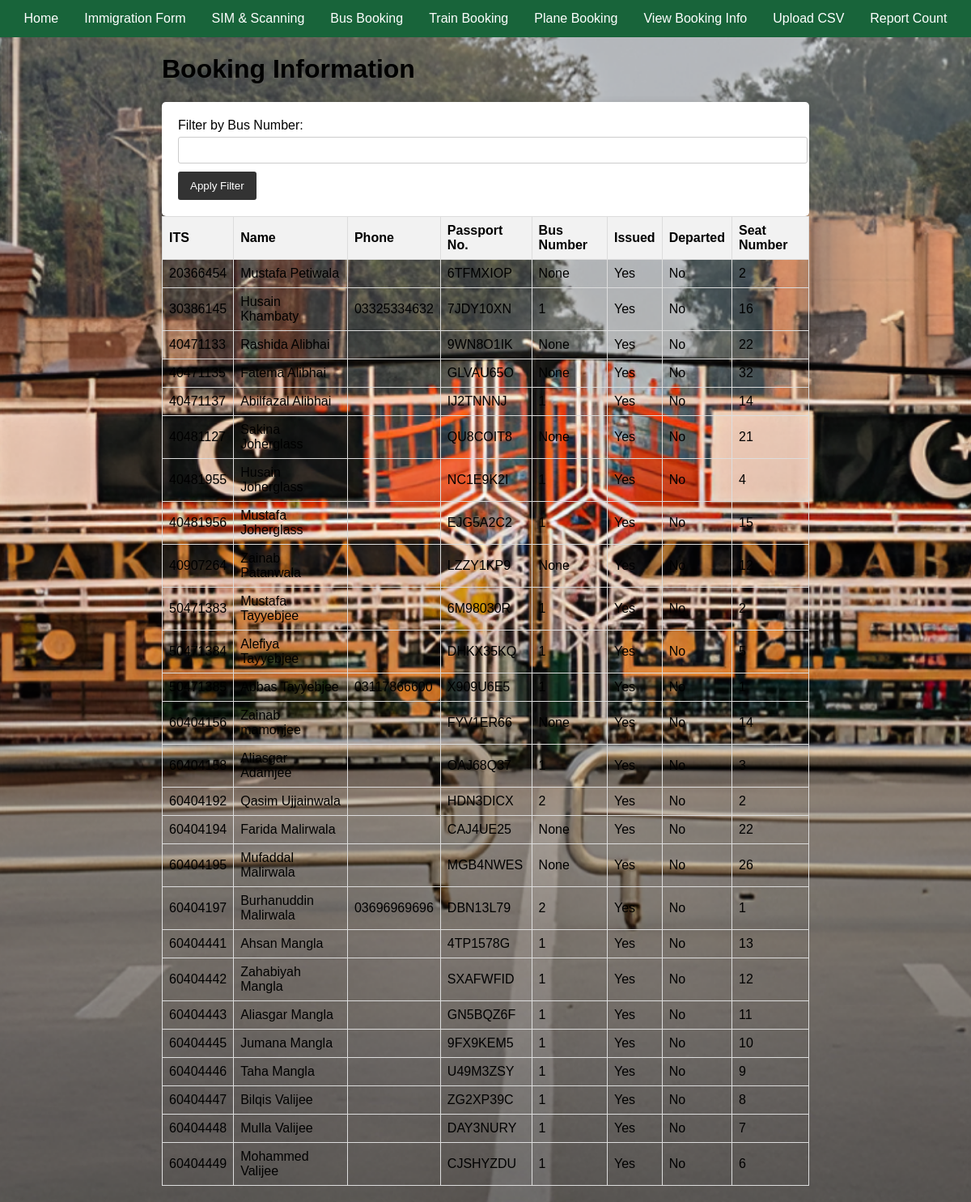
Screenshot of /view-booking-info/ with the database file from the repository.
### database.py (models this page shows, shortened)
class BookingInfo(Base):
    __tablename__ = "booking_info"
    Mode = Column(Integer, index=True)
    ITS = Column(Integer, ForeignKey('master.ITS'), primary_key=True, index=True)
    Issued = Column(Boolean)
    Departed = Column(Boolean)
    Self_Issued = Column(Boolean, default=False)
    seat_number = Column(String)
    bus_number = Column(Integer)
    train_id = Column(Integer, ForeignKey("train.id"), nullable=True)
    plane_id = Column(Integer, ForeignKey("plane.plane_id"), nullable=True)
    coach_number = Column(String)
    cabin_number = Column(String)

class Master(Base):
    __tablename__ = "master"
    ITS = Column(Integer, primary_key=True, index=True)
    first_name = Column(String)
    middle_name = Column(String)
    last_name = Column(String)
    DOB = Column(Date)
    passport_No = Column(String, unique=True)
    passport_Expiry = Column(Date)
    Visa_No = Column(String, unique=True)
    Mode_of_Transport = Column(String)
    phone = Column(String, nullable=True)
    arrived = Column(Boolean, default=False)
    timestamp = Column(DateTime, default=func.now())

### main.py (the view)
@app.get("/view-booking-info/", response_class=HTMLResponse)
async def view_booking_info(request: Request, bus_number: Optional[int] = Query(None), db: Session = Depends(get_db)):
    if bus_number:
        booking_info = db.query(BookingInfo, Master).join(Master).filter(BookingInfo.bus_number == bus_number).all()
    else:
        booking_info = db.query(BookingInfo, Master).join(Master).all()
    return templates.TemplateResponse("view_booking_info.html", {"request": request, "booking_info": booking_info})

### templates/view_booking_info.html
{% extends "base.html" %}
{% block content %}
<h1>Booking Information</h1>
<form method="get" action="/view-booking-info/">
    <label for="bus_number">Filter by Bus Number:</label>
    <input type="number" id="bus_number" name="bus_number">
    <button type="submit">Apply Filter</button>
</form>
<table>
    <thead>
        <tr>
            <th>ITS</th>
            <th>Name</th>
            <th>Phone</th>
            <th>Passport No.</th>
            <th>Bus Number</th>
            <th>Issued</th>
            <th>Departed</th>
            <th>Seat Number</th>
        </tr>
    </thead>
    <tbody>
        {% for booking, master in booking_info |sort(attribute='seat_number') %}
        <tr>
            <td>{{ booking.ITS }}</td>
            <td>{{ master.first_name }} {{ master.last_name }}</td>
            <td>{{ master.phone }}</td>
            <td>{{ master.passport_No }}</td>
            <td>{{ booking.bus_number }}</td>
            <td>{{ "Yes" if booking.Issued else "No" }}</td>
            <td>{{ "Yes" if booking.Departed else "No" }}</td>
            <td>{{ booking.seat_number }}</td>
        </tr>
        {% endfor %}
    </tbody>
</table>
{% endblock %}

### static/styles.css (style rules this page uses)
body { margin: 0; padding: 0; font-family: 'Poppins', sans-serif; background: url('Login Page bg.png') no-repeat center center fixed; background-size: cover; }
form { background-color: #fff; padding: 20px; border-radius: 5px; box-shadow: 0 0 10px rgba(0, 0, 0, 0.1); }
form label { display: block; margin-bottom: 5px; }
form input, form select { width: 100%; padding: 8px; margin-bottom: 10px; border: 1px solid #ccc; border-radius: 3px; }
form button { background-color: #333; color: #fff; padding: 10px 15px; border: none; border-radius: 3px; cursor: pointer; transition: background-color 0.3s; }
table { width: 100%; border-collapse: collapse; margin-bottom: 20px; }
table, th, td { border: 1px solid #ddd; }
th, td { padding: 8px; text-align: left; }
th { background-color: #f2f2f2; }

### rows the page displays
BookingInfo: ITS "20366454", first_name "Mustafa", last_name "Petiwala", passport_No "6TFMXIOP", bus_number "None", Issued "Yes", Departed "No", seat_number "2"
BookingInfo: ITS "30386145", first_name "Husain", last_name "Khambaty", phone "03325334632", passport_No "7JDY10XN", bus_number "1", Issued "Yes", Departed "No", seat_number "16"
BookingInfo: ITS "40471133", first_name "Rashida", last_name "Alibhai", passport_No "9WN8O1IK", bus_number "None", Issued "Yes", Departed "No", seat_number "22"
BookingInfo: ITS "40471135", first_name "Fatema", last_name "Alibhai", passport_No "GLVAU65O", bus_number "None", Issued "Yes", Departed "No", seat_number "32"
BookingInfo: ITS "40471137", first_name "Abilfazal", last_name "Alibhai", passport_No "IJ2TNNNJ", bus_number "1", Issued "Yes", Departed "No", seat_number "14"
BookingInfo: ITS "40481127", first_name "Sakina", last_name "Joherglass", passport_No "QU8COIT8", bus_number "None", Issued "Yes", Departed "No", seat_number "21"
BookingInfo: ITS "40481955", first_name "Husain", last_name "Joherglass", passport_No "NC1E9K2I", bus_number "1", Issued "Yes", Departed "No", seat_number "4"
BookingInfo: ITS "40481956", first_name "Mustafa", last_name "Joherglass", passport_No "EJG5A2C2", bus_number "1", Issued "Yes", Departed "No", seat_number "15"
BookingInfo: ITS "40907264", first_name "Zainab", last_name "Patanwala", passport_No "LZZY1KP9", bus_number "None", Issued "Yes", Departed "No", seat_number "12"
BookingInfo: ITS "50471383", first_name "Mustafa", last_name "Tayyebjee", passport_No "6M98030R", bus_number "1", Issued "Yes", Departed "No", seat_number "2"
BookingInfo: ITS "50471384", first_name "Alefiya", last_name "Tayyebjee", passport_No "DHKX35KQ", bus_number "1", Issued "Yes", Departed "No", seat_number "5"
BookingInfo: ITS "50471385", first_name "Abbas", last_name "Tayyebjee", phone "03117866600", passport_No "X909U6E5", bus_number "1", Issued "Yes", Departed "No", seat_number "1"
BookingInfo: ITS "60404156", first_name "Zainab", last_name "mamonjee", passport_No "FYV1ER66", bus_number "None", Issued "Yes", Departed "No", seat_number "14"
BookingInfo: ITS "60404158", first_name "Aliasgar", last_name "Adamjee", passport_No "OAJ68Q37", bus_number "1", Issued "Yes", Departed "No", seat_number "3"
BookingInfo: ITS "60404192", first_name "Qasim", last_name "Ujjainwala", passport_No "HDN3DICX", bus_number "2", Issued "Yes", Departed "No", seat_number "2"
BookingInfo: ITS "60404194", first_name "Farida", last_name "Malirwala", passport_No "CAJ4UE25", bus_number "None", Issued "Yes", Departed "No", seat_number "22"
BookingInfo: ITS "60404195", first_name "Mufaddal", last_name "Malirwala", passport_No "MGB4NWES", bus_number "None", Issued "Yes", Departed "No", seat_number "26"
BookingInfo: ITS "60404197", first_name "Burhanuddin", last_name "Malirwala", phone "03696969696", passport_No "DBN13L79", bus_number "2", Issued "Yes", Departed "No", seat_number "1"
BookingInfo: ITS "60404441", first_name "Ahsan", last_name "Mangla", passport_No "4TP1578G", bus_number "1", Issued "Yes", Departed "No", seat_number "13"
BookingInfo: ITS "60404442", first_name "Zahabiyah", last_name "Mangla", passport_No "SXAFWFID", bus_number "1", Issued "Yes", Departed "No", seat_number "12"
BookingInfo: ITS "60404443", first_name "Aliasgar", last_name "Mangla", passport_No "GN5BQZ6F", bus_number "1", Issued "Yes", Departed "No", seat_number "11"
BookingInfo: ITS "60404445", first_name "Jumana", last_name "Mangla", passport_No "9FX9KEM5", bus_number "1", Issued "Yes", Departed "No", seat_number "10"
BookingInfo: ITS "60404446", first_name "Taha", last_name "Mangla", passport_No "U49M3ZSY", bus_number "1", Issued "Yes", Departed "No", seat_number "9"
BookingInfo: ITS "60404447", first_name "Bilqis", last_name "Valijee", passport_No "ZG2XP39C", bus_number "1", Issued "Yes", Departed "No", seat_number "8"
BookingInfo: ITS "60404448", first_name "Mulla", last_name "Valijee", passport_No "DAY3NURY", bus_number "1", Issued "Yes", Departed "No", seat_number "7"
BookingInfo: ITS "60404449", first_name "Mohammed", last_name "Valijee", passport_No "CJSHYZDU", bus_number "1", Issued "Yes", Departed "No", seat_number "6"
